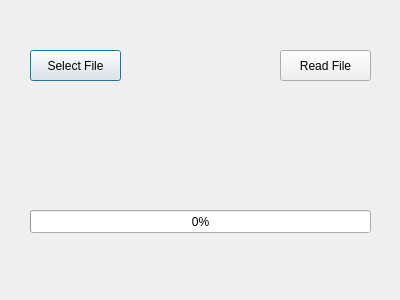
<?xml version="1.0" encoding="UTF-8"?>
<ui version="4.0">
 <class>readFromFile</class>
 <widget class="QDialog" name="readFromFile">
  <property name="geometry">
   <rect>
    <x>0</x>
    <y>0</y>
    <width>400</width>
    <height>300</height>
   </rect>
  </property>
  <property name="windowTitle">
   <string>Dialog</string>
  </property>
  <widget class="QProgressBar" name="progressBar">
   <property name="geometry">
    <rect>
     <x>30</x>
     <y>210</y>
     <width>341</width>
     <height>23</height>
    </rect>
   </property>
   <property name="value">
    <number>0</number>
   </property>
   <property name="invertedAppearance">
    <bool>false</bool>
   </property>
  </widget>
  <widget class="QPushButton" name="openFileButton">
   <property name="geometry">
    <rect>
     <x>30</x>
     <y>50</y>
     <width>91</width>
     <height>31</height>
    </rect>
   </property>
   <property name="text">
    <string>Select File</string>
   </property>
  </widget>
  <widget class="QLabel" name="filePathLabel">
   <property name="geometry">
    <rect>
     <x>30</x>
     <y>140</y>
     <width>341</width>
     <height>20</height>
    </rect>
   </property>
   <property name="text">
    <string/>
   </property>
  </widget>
  <widget class="QPushButton" name="readFileButton">
   <property name="geometry">
    <rect>
     <x>280</x>
     <y>50</y>
     <width>91</width>
     <height>31</height>
    </rect>
   </property>
   <property name="text">
    <string>Read File</string>
   </property>
  </widget>
 </widget>
 <resources/>
 <connections/>
</ui>
